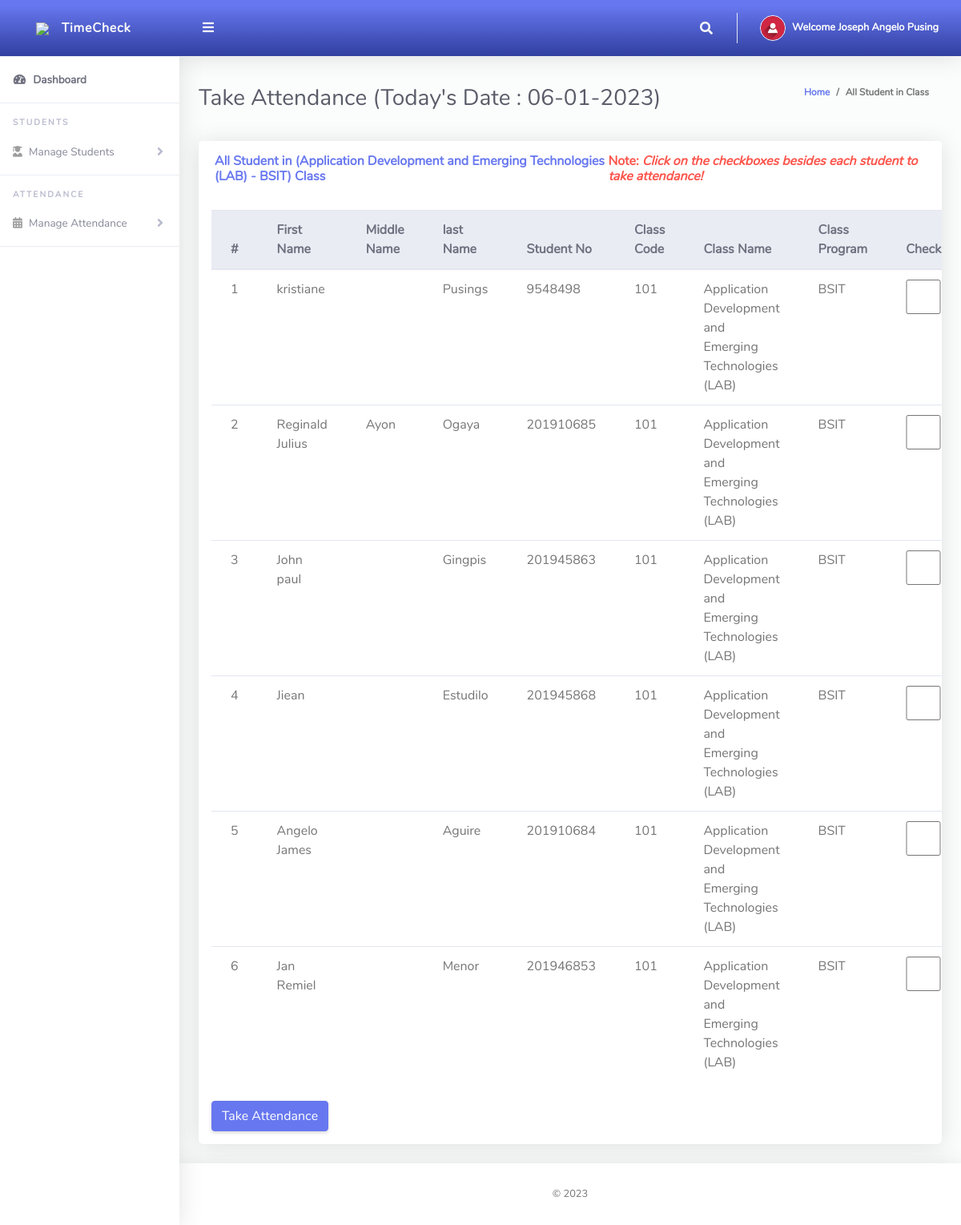
/ClassTeacher/takeAttendance.php (signed in), run on the app's committed database.
### tables this page shows
CREATE TABLE `tblclassteacher` (
  `Id` int(10) NOT NULL,
  `firstName` varchar(255) NOT NULL,
  `middlename` text DEFAULT NULL,
  `lastName` varchar(255) NOT NULL,
  `extName` text NOT NULL,
  `emailAddress` varchar(255) NOT NULL,
  `password` varchar(255) NOT NULL,
  `phoneNo` varchar(50) NOT NULL,
  `classId` varchar(10) NOT NULL,
  `classArmId` varchar(10) NOT NULL,
  `dateCreated` varchar(50) NOT NULL
);

CREATE TABLE `tblstudents` (
  `Id` int(10) NOT NULL,
  `firstName` varchar(255) NOT NULL,
  `middlename` text NOT NULL,
  `lastName` varchar(255) NOT NULL,
  `extName` text NOT NULL,
  `otherName` varchar(255) NOT NULL,
  `admissionNumber` varchar(255) NOT NULL,
  `password` varchar(50) NOT NULL,
  `classId` varchar(10) NOT NULL,
  `classArmId` varchar(10) NOT NULL,
  `dateCreated` varchar(50) NOT NULL
);

CREATE TABLE `tblclass` (
  `Id` int(10) NOT NULL,
  `className` varchar(255) NOT NULL
);

CREATE TABLE `tblclassarms` (
  `Id` int(10) NOT NULL,
  `classId` varchar(10) NOT NULL,
  `classArmName` varchar(255) NOT NULL,
  `isAssigned` varchar(10) NOT NULL
);

### ClassTeacher/takeAttendance.php (the view, shortened to what this page needs)
<?php
include '../Includes/dbcon.php';
    $query = "SELECT tblclass.className,tblclassarms.classArmName
    FROM tblclassteacher
    INNER JOIN tblclass ON tblclass.Id = tblclassteacher.classId
    INNER JOIN tblclassarms ON tblclassarms.Id = tblclassteacher.classArmId
    Where tblclassteacher.Id = '$_SESSION[userId]'";
    $rs = $conn->query($query);
    $rrw = $rs->fetch_assoc();
?>
<!DOCTYPE html>
<html lang="en">
<head>
  <link href="../vendor/fontawesome-free/css/all.min.css" rel="stylesheet" type="text/css">
  <link href="../vendor/bootstrap/css/bootstrap.min.css" rel="stylesheet" type="text/css">
  <link href="css/ruang-admin.min.css" rel="stylesheet">
</head>
<body id="page-top">
  <div id="wrapper">
      <?php include "Includes/sidebar.php";?>
    <div id="content-wrapper" class="d-flex flex-column">
      <div id="content">
       <?php include "Includes/topbar.php";?>
        <div class="container-fluid" id="container-wrapper">
          <div class="d-sm-flex align-items-center justify-content-between mb-4">
            <h1 class="h3 mb-0 text-gray-800">Take Attendance (Today's Date : <?php echo $todaysDate = date("m-d-Y");?>)</h1>
            <ol class="breadcrumb">
              <li class="breadcrumb-item"><a href="./">Home</a></li>
              <li class="breadcrumb-item active" aria-current="page">All Student in Class</li>
            </ol>
          </div>
          <div class="row">
            <div class="col-lg-12">
        <form method="post">
            <div class="row">
              <div class="col-lg-12">
              <div class="card mb-4">
                <div class="card-header py-3 d-flex flex-row align-items-center justify-content-between">
                  <h6 class="m-0 font-weight-bold text-primary">All Student in (<?php echo $rrw['className'].' - '.$rrw['classArmName'];?>) Class</h6>
                  <h6 class="m-0 font-weight-bold text-danger">Note: <i>Click on the checkboxes besides each student to take attendance!</i></h6>
                </div>
                <div class="table-responsive p-3">
                  <table class="table align-items-center table-flush table-hover">
                    <thead class="thead-light">
                      <tr>
                        <th>#</th>
                        <th>First Name</th>
                        <th>Middle Name</th>
                        <th>last Name</th>
                        <th>Student No</th>
                        <th>Class Code</th>
                        <th>Class Name</th>
                        <th>Class Program</th>
                        <th>Check</th>
                      </tr>
                    </thead>
                    <tbody>
                  <?php
                      $query = "SELECT tblstudents.Id,tblstudents.admissionNumber,tblclass.className,tblclass.Id As classId,tblclassarms.classArmName,tblclassarms.Id AS classArmId,tblstudents.firstName,
                      tblstudents.lastName,tblstudents.middleName,tblstudents.extName,tblstudents.otherName,tblstudents.admissionNumber,tblstudents.dateCreated
                      FROM tblstudents
                      INNER JOIN tblclass ON tblclass.Id = tblstudents.classId
                      INNER JOIN tblclassarms ON tblclassarms.Id = tblstudents.classArmId
                      where tblstudents.classId = '$_SESSION[classId]' and tblstudents.classArmId = '$_SESSION[classArmId]'";
                      $rs = $conn->query($query);
                      $num = $rs->num_rows;
                      $sn=0;
                      if($num > 0)
                      {
                        while ($rows = $rs->fetch_assoc())
                          {
                             $sn = $sn + 1;
                            echo"
                              <tr>
                                <td>".$sn."</td>
                                <td>".$rows['firstName']."</td>
                                <td>".$rows['middleName']."</td>
                                <td>".$rows['lastName']."</td>
                                <td>".$rows['otherName']."</td>
                                <td>".$rows['admissionNumber']."</td>
                                <td>".$rows['className']."</td>
                                <td>".$rows['classArmName']."</td>
                                <td><input name='check[]' type='checkbox' value=".$rows['admissionNumber']." class='form-control'></td>
                              </tr>";
                          }
                      }
                      else
                      {
                           echo
                           "<div class='alert alert-danger' role='alert'>
                            No Record Found!
                            </div>";
                      }
                      ?>
                    </tbody>
                  </table>
                  <br>
                  <button type="submit" name="save" class="btn btn-primary">Take Attendance</button>
                  </form>
                </div>
              </div>
            </div>
            </div>
          </div>
        </div>
       <?php include "Includes/footer.php";?>
</body>
</html>

### ClassTeacher/Includes/sidebar.php (shortened to what this page needs)
<ul class="navbar-nav sidebar sidebar-light accordion" id="accordionSidebar">
     <a class="sidebar-brand d-flex align-items-center bg-gradient-primary justify-content-center" href="index.php">
       <div class="sidebar-brand-icon" >
         <img src="img/logo/attnlg.jpg">
       </div>
       <div class="sidebar-brand-text mx-3">TimeCheck</div>
     </a>
     <hr class="sidebar-divider my-0">
     <li class="nav-item active">
       <a class="nav-link" href="index.php">
         <i class="fas fa-fw fa-tachometer-alt"></i>
         <span>Dashboard</span></a>
     </li>
     <hr class="sidebar-divider">
     <div class="sidebar-heading">
       Students
     </div>
      <li class="nav-item">
       <a class="nav-link collapsed" href="#" data-toggle="collapse" data-target="#collapseBootstrap2"
         aria-expanded="true" aria-controls="collapseBootstrap2">
         <i class="fas fa-user-graduate"></i>
         <span>Manage Students</span>
       </a>
     </li>
     <hr class="sidebar-divider">
     <div class="sidebar-heading">
     Attendance
     </div>
      <li class="nav-item">
       <a class="nav-link collapsed" href="#" data-toggle="collapse" data-target="#collapseBootstrapcon"
         aria-expanded="true" aria-controls="collapseBootstrapcon">
         <i class="fa fa-calendar-alt"></i>
         <span>Manage Attendance</span>
       </a>
     </li>
     <hr class="sidebar-divider">
   </ul>

### ClassTeacher/Includes/topbar.php (shortened to what this page needs)
<?php
  $query = "SELECT * FROM tblclassteacher WHERE Id = ".$_SESSION['userId']."";
  $rs = $conn->query($query);
  $rows = $rs->fetch_assoc();
  $fullName = $rows['firstName']." ".$rows['lastName'];;
?>
<nav class="navbar navbar-expand navbar-light bg-gradient-primary topbar mb-4 static-top">
          <button id="sidebarToggleTop" class="btn btn-link rounded-circle mr-3">
            <i class="fa fa-bars"></i>
          </button>
          <ul class="navbar-nav ml-auto">
            <li class="nav-item dropdown no-arrow">
              <a class="nav-link dropdown-toggle" href="#" id="searchDropdown" role="button" data-toggle="dropdown"
                aria-haspopup="true" aria-expanded="false">
                <i class="fas fa-search fa-fw"></i>
              </a>
            </li>
            <li class="nav-item dropdown no-arrow">
              <a class="nav-link dropdown-toggle" href="#" id="userDropdown" role="button" data-toggle="dropdown"
                aria-haspopup="true" aria-expanded="false">
                <img class="img-profile rounded-circle" src="img/user-icn.png" style="max-width: 60px">
                <span class="ml-2 d-none d-lg-inline text-white small"><b>Welcome <?php echo $fullName;?></b></span>
              </a>
            </li>
          </ul>
        </nav>

### ClassTeacher/Includes/footer.php
<footer class="sticky-footer bg-white">
        <div class="container my-auto">
          <div class="copyright text-center my-auto">
            <span> &copy; <script> document.write(new Date().getFullYear()); </script>
            </span>
          </div>
        </div>
      </footer>

### data on the page
tblclassteacher: fullName "Joseph Angelo Pusing"
tblstudents: firstName "kristiane", lastName "Pusings", otherName "9548498", admissionNumber "101", classId.className "Application Development and Emerging Technologies (LAB)", classArmId.classArmName "BSIT"
tblstudents: firstName "Reginald Julius", middlename "Ayon", lastName "Ogaya", otherName "201910685", admissionNumber "101", classId.className "Application Development and Emerging Technologies (LAB)", classArmId.classArmName "BSIT"
tblstudents: firstName "John paul", lastName "Gingpis", otherName "201945863", admissionNumber "101", classId.className "Application Development and Emerging Technologies (LAB)", classArmId.classArmName "BSIT"
tblstudents: firstName "Jiean", lastName "Estudilo", otherName "201945868", admissionNumber "101", classId.className "Application Development and Emerging Technologies (LAB)", classArmId.classArmName "BSIT"
tblstudents: firstName "Angelo James", lastName "Aguire", otherName "201910684", admissionNumber "101", classId.className "Application Development and Emerging Technologies (LAB)", classArmId.classArmName "BSIT"
tblstudents: firstName "Jan Remiel", lastName "Menor", otherName "201946853", admissionNumber "101", classId.className "Application Development and Emerging Technologies (LAB)", classArmId.classArmName "BSIT"

### other printed values
$rrw['className'] "Application Development and Emerging Technologies (LAB)"
$rrw['classArmName'] "BSIT"
